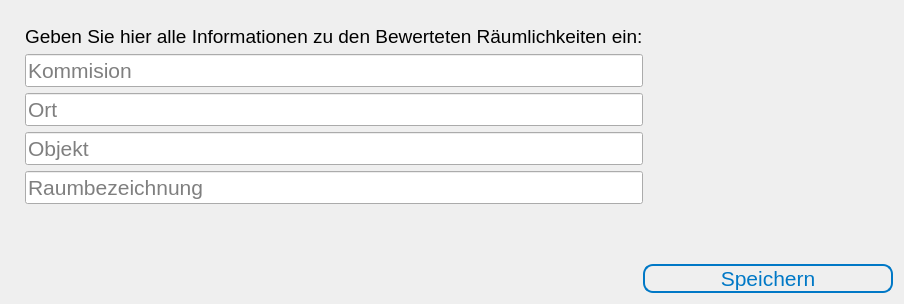
        <widget class="QWidget" name="tab">
         <attribute name="title">
          <string>Räumlichkeiten</string>
         </attribute>
         <layout class="QVBoxLayout" name="verticalLayout_5">
          <item>
           <layout class="QVBoxLayout" name="verticalLayout_2">
            <property name="spacing">
             <number>6</number>
            </property>
            <property name="leftMargin">
             <number>14</number>
            </property>
            <property name="topMargin">
             <number>14</number>
            </property>
            <property name="rightMargin">
             <number>250</number>
            </property>
            <property name="bottomMargin">
             <number>14</number>
            </property>
            <item>
             <widget class="QLabel" name="label_6">
              <property name="font">
               <font>
                <pointsize>14</pointsize>
               </font>
              </property>
              <property name="text">
               <string>Geben Sie hier alle Informationen zu den Bewerteten Räumlichkeiten ein:</string>
              </property>
              <property name="margin">
               <number>4</number>
              </property>
             </widget>
            </item>
            <item>
             <widget class="QLineEdit" name="lineEdit_kommision">
              <property name="font">
               <font>
                <pointsize>16</pointsize>
               </font>
              </property>
              <property name="styleSheet">
               <string notr="true"/>
              </property>
              <property name="placeholderText">
               <string>Kommision</string>
              </property>
             </widget>
            </item>
            <item>
             <widget class="QLineEdit" name="lineEdit_ort">
              <property name="font">
               <font>
                <pointsize>16</pointsize>
               </font>
              </property>
              <property name="styleSheet">
               <string notr="true"/>
              </property>
              <property name="placeholderText">
               <string>Ort</string>
              </property>
             </widget>
            </item>
            <item>
             <widget class="QLineEdit" name="lineEdit_objekt">
              <property name="font">
               <font>
                <pointsize>16</pointsize>
               </font>
              </property>
              <property name="styleSheet">
               <string notr="true"/>
              </property>
              <property name="placeholderText">
               <string>Objekt</string>
              </property>
             </widget>
            </item>
            <item>
             <widget class="QLineEdit" name="lineEdit_raumbezeichnung">
              <property name="font">
               <font>
                <pointsize>16</pointsize>
               </font>
              </property>
              <property name="styleSheet">
               <string notr="true"/>
              </property>
              <property name="placeholderText">
               <string>Raumbezeichnung</string>
              </property>
             </widget>
            </item>
            <item>
             <spacer name="verticalSpacer">
              <property name="orientation">
               <enum>Qt::Vertical</enum>
              </property>
              <property name="sizeHint" stdset="0">
               <size>
                <width>20</width>
                <height>40</height>
               </size>
              </property>
             </spacer>
            </item>
           </layout>
          </item>
          <item>
           <layout class="QHBoxLayout" name="horizontalLayout_6">
            <item>
             <spacer name="horizontalSpacer_2">
              <property name="orientation">
               <enum>Qt::Horizontal</enum>
              </property>
              <property name="sizeHint" stdset="0">
               <size>
                <width>40</width>
                <height>20</height>
               </size>
              </property>
             </spacer>
            </item>
            <item>
             <widget class="QPushButton" name="save_raum_btn">
              <property name="minimumSize">
               <size>
                <width>250</width>
                <height>0</height>
               </size>
              </property>
              <property name="font">
               <font>
                <pointsize>16</pointsize>
               </font>
              </property>
              <property name="styleSheet">
               <string notr="true">QPushButton {
color: #0078C6;
border-width: 2px;
border-color: #0078C6;
border-style: solid;
border-radius: 10px
}
QPushButton:hover {
color: white;
border-width: 2px;
border-color: white;
border-style: solid;
border-radius: 10px;
background-color: #0078C6
}</string>
              </property>
              <property name="text">
               <string>Speichern</string>
              </property>
             </widget>
            </item>
           </layout>
          </item>
         </layout>
        </widget>
